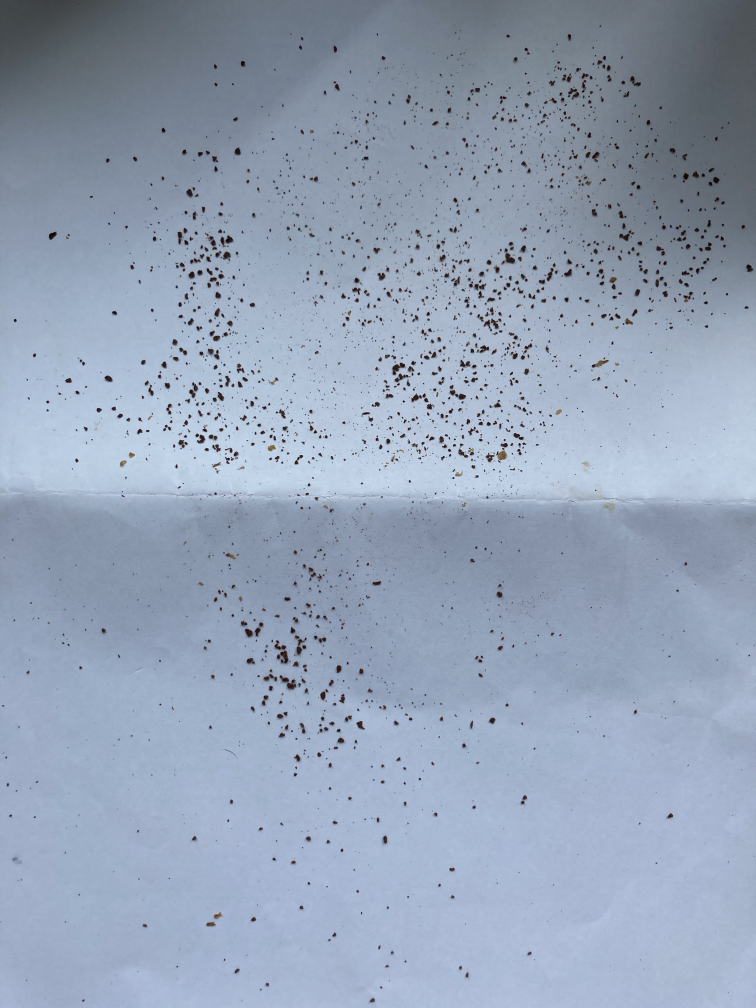
#> input picture lagomMini.jpg, 3024 x 4032 px (shown at 1/4 size)
$ python ParticleSizeAnalysiser.py lagomMini.jpg
#> lines starting #> are read from the running program, lines starting #| are printed output that depends on the picture; after the words box and inside, x2 and y2 are one past the last pixel; in counts of white or black regions, pixels touching at a corner belong together; long printed decimals are rounded
# -*- coding: utf-8 -*-
from ctypes import sizeof
import cv2
import matplotlib
import numpy as np
matplotlib.use('TkAgg')
import matplotlib.pyplot as plt
import sys
from matplotlib.ticker import FuncFormatter

def to_percent(temp, position):
    return '%1.0f'%(100*temp) + '%'

temp = len(sys.argv)
if len(sys.argv) < 2:
    path = 'c40.jpg'
else:
    path = sys.argv[1]
plt.rcParams['font.family'] = ['Times New Roman']
plt.rcParams.update({'font.size': 14})

pic = cv2.imread(path, 0)
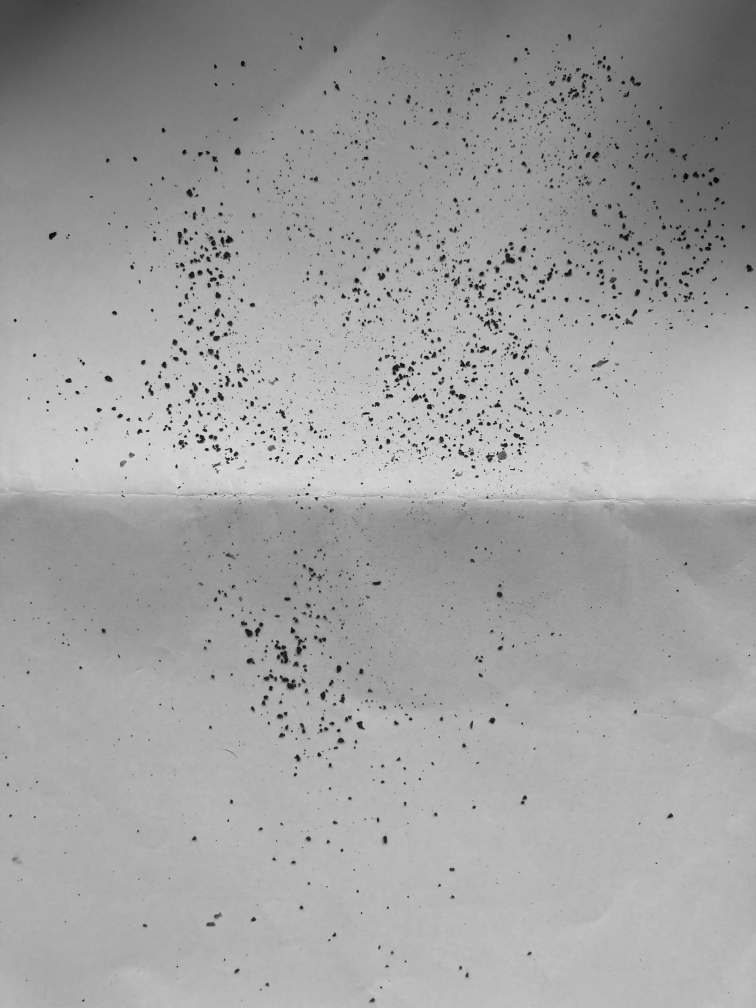
#> pic: shape (4032, 3024) (shown at 1/4 size); min 0, max 255, mean 160.7
ret, bw = cv2.threshold(pic, 50, 255, cv2.THRESH_BINARY)
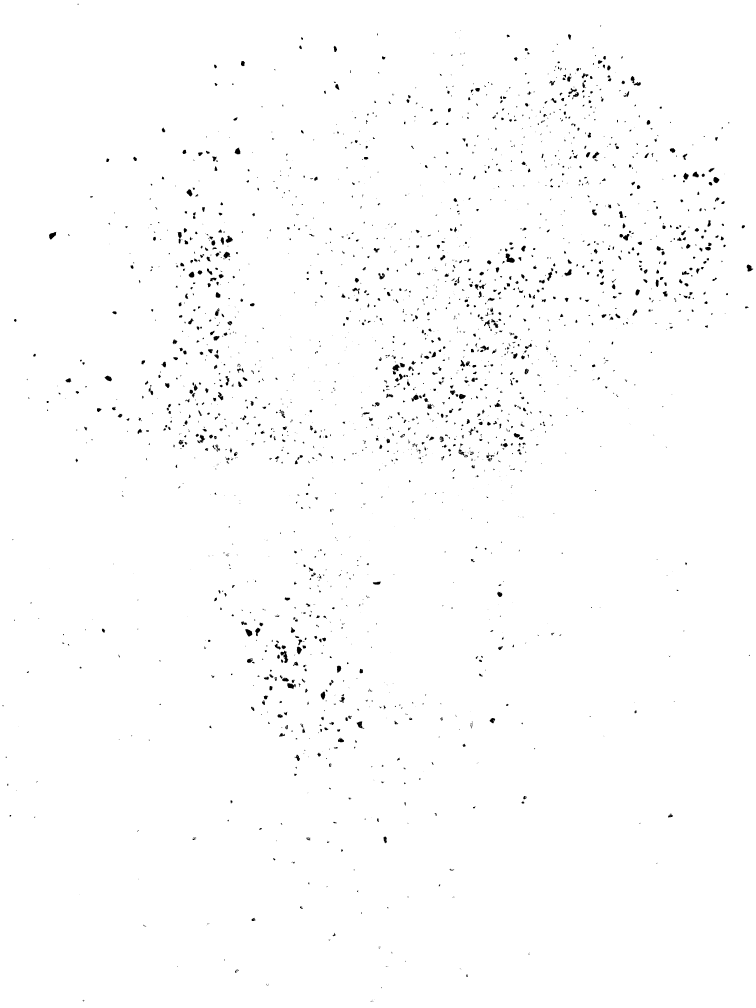
#> bw: shape (4032, 3024) (shown at 1/4 size); 99% white; 2489 black regions (1228 under 20 px)
contours, hierarchy = cv2.findContours(bw, cv2.RETR_TREE, cv2.CHAIN_APPROX_SIMPLE)
#> contours = 3726 contours, 2245 with area under 20; largest, box (x1, y1, x2, y2) and area: (0, 0, 3024, 4032) 12185713, (2022, 1013, 2060, 1053) 851, (1121, 2602, 1154, 2653) 764, (981, 2515, 1010, 2547) 566, (1147, 2731, 1184, 2757) 551
area_list = []
for item in contours:
    temp = cv2.contourArea(item)
    if temp<5000 and temp > 0:
        area_list.append(temp ** 0.5)
#> this loop made 3726 passes
#> temp on passes 2, 3, 6: 9, 13, 6
#> after the loop, area_list = 3311 values, max 29.17 at index 2463, min 0.707 at index 50, mean 5.21
area_list.sort()

point_num = 12
th = int(area_list[-1]-area_list[0])/point_num
#> th = 2.33
temp_volume_list = [[] for i in range(point_num)]
temp_deviation_list = []
for item in area_list:
    for i in range(point_num):
        if (area_list[0]+th*i)<item and (area_list[0]+th*(i+1))>=item:
            temp_volume_list[i].append(item**3)
    if (area_list[0]+th*3)<item and (area_list[0]+th*7)>=item:
        temp_deviation_list.append(item)
#> this loop made 3311 passes
#> item on passes 1 to 3: 0.707, 0.707, 0.707
#> after the loop, temp_deviation_list = 729 values from 7.71 to 17


sum_volume_list = []
for i in range(point_num):
    sum_volume_list.append(sum(temp_volume_list[i]))
temp_sum = sum(sum_volume_list)
for i in range(point_num):
    sum_volume_list[i] /= temp_sum
grade = sum(sum_volume_list[4:8])
standard_deviation = np.std(np.array(temp_deviation_list))
#> standard_deviation = 2.39
print(grade,standard_deviation)
#| 0.5923 2.393

plt.plot(sum_volume_list)
plt.ylabel("Volume Ratio %")
plt.xlabel("Relative Volume")
plt.gca().yaxis.set_major_formatter(FuncFormatter(to_percent))
plt.show()
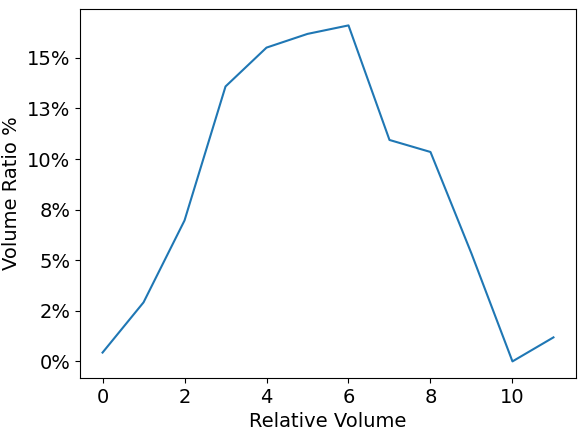
#> figure drawn by matplotlib, 1 panel; curve peaks at x = 6, y = 0.166


# plt.bar(rad, y, alpha=0.5, width=0.5, label='Partical Size', lw=3)
# plt.legend()
